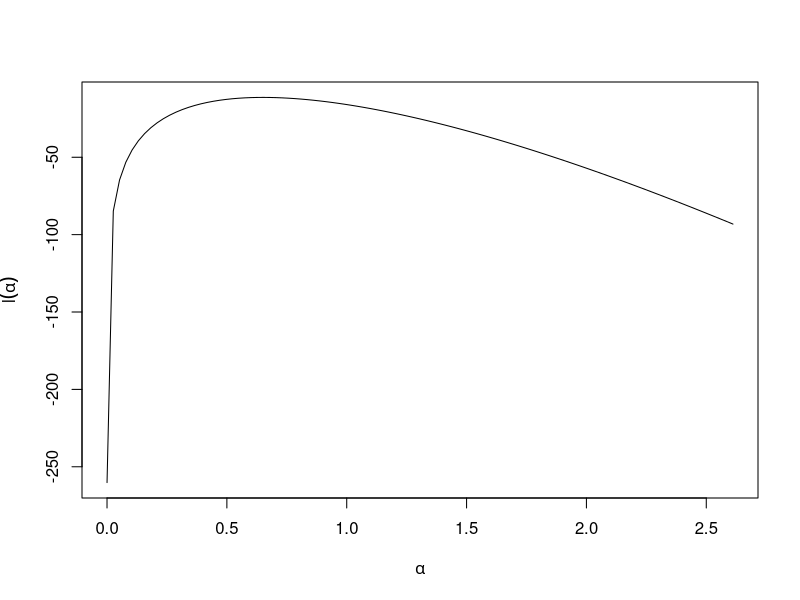

This chart was generated by the following R code:
## ---- chunk 1
knitr::opts_chunk$set(echo = TRUE)
## ---- chunk 2
n <- 30
set.seed(123)
x <- rgamma(n, 0.75)          # verdadeiro alpha = 0.75

logl <- function(alpha, x) {
    if (length(alpha) < 1) stop("alpha must be scalar")
    if (alpha <= 0) stop("alpha must be positive")
    return(sum(dgamma(x, shape = alpha, log = TRUE)))
}

npoint <- 101
alphas <- seq(min(x), max(x), length = npoint)
logls <- double(npoint)
for (i in 1:npoint)
   logls[i] <- logl(alphas[i], x)
plot(alphas, logls, type = "l", xlab = expression(alpha), ylab = expression(l(alpha)))
## ---- chunk 3
n <- 30
set.seed(123)
x <- rgamma(n, 0.75)          # verdadeiro alpha = 0.75

mlogl <- function(alpha, x) {
    if (length(alpha) < 1) stop("alpha must be scalar")
    if (alpha <= 0) stop("alpha must be positive")
    return(- sum(dgamma(x, shape = alpha, log = TRUE)))
}

out <- nlm(mlogl, mean(x), x = x)
print(out)

